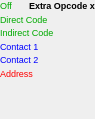
<?xml version="1.0" encoding="UTF-8"?>
<ui version="4.0">
 <class>ExtraOpcodeDefinitionWidget</class>
 <widget class="QWidget" name="ExtraOpcodeDefinitionWidget">
  <property name="geometry">
   <rect>
    <x>0</x>
    <y>0</y>
    <width>95</width>
    <height>119</height>
   </rect>
  </property>
  <property name="font">
   <font>
    <pointsize>7</pointsize>
    <italic>false</italic>
   </font>
  </property>
  <property name="windowTitle">
   <string>Form</string>
  </property>
  <layout class="QVBoxLayout" name="verticalLayout_2">
   <property name="spacing">
    <number>2</number>
   </property>
   <property name="margin">
    <number>0</number>
   </property>
   <item>
    <layout class="QVBoxLayout" name="verticalLayout">
     <property name="spacing">
      <number>2</number>
     </property>
     <item>
      <layout class="QHBoxLayout" name="horizontalLayout">
       <property name="spacing">
        <number>2</number>
       </property>
       <item>
        <widget class="QLabel" name="label">
         <property name="palette">
          <palette>
           <active>
            <colorrole role="WindowText">
             <brush brushstyle="SolidPattern">
              <color alpha="255">
               <red>0</red>
               <green>170</green>
               <blue>0</blue>
              </color>
             </brush>
            </colorrole>
            <colorrole role="Text">
             <brush brushstyle="SolidPattern">
              <color alpha="255">
               <red>0</red>
               <green>170</green>
               <blue>0</blue>
              </color>
             </brush>
            </colorrole>
           </active>
           <inactive>
            <colorrole role="WindowText">
             <brush brushstyle="SolidPattern">
              <color alpha="255">
               <red>0</red>
               <green>170</green>
               <blue>0</blue>
              </color>
             </brush>
            </colorrole>
            <colorrole role="Text">
             <brush brushstyle="SolidPattern">
              <color alpha="255">
               <red>0</red>
               <green>170</green>
               <blue>0</blue>
              </color>
             </brush>
            </colorrole>
           </inactive>
           <disabled>
            <colorrole role="WindowText">
             <brush brushstyle="SolidPattern">
              <color alpha="255">
               <red>159</red>
               <green>158</green>
               <blue>158</blue>
              </color>
             </brush>
            </colorrole>
            <colorrole role="Text">
             <brush brushstyle="SolidPattern">
              <color alpha="255">
               <red>159</red>
               <green>158</green>
               <blue>158</blue>
              </color>
             </brush>
            </colorrole>
           </disabled>
          </palette>
         </property>
         <property name="text">
          <string>Off</string>
         </property>
        </widget>
       </item>
       <item>
        <widget class="QLabel" name="lblHeading">
         <property name="font">
          <font>
           <weight>75</weight>
           <bold>true</bold>
          </font>
         </property>
         <property name="text">
          <string>Extra Opcode x</string>
         </property>
        </widget>
       </item>
      </layout>
     </item>
     <item>
      <widget class="QLabel" name="label_2">
       <property name="palette">
        <palette>
         <active>
          <colorrole role="WindowText">
           <brush brushstyle="SolidPattern">
            <color alpha="255">
             <red>0</red>
             <green>170</green>
             <blue>0</blue>
            </color>
           </brush>
          </colorrole>
          <colorrole role="Text">
           <brush brushstyle="SolidPattern">
            <color alpha="255">
             <red>0</red>
             <green>170</green>
             <blue>0</blue>
            </color>
           </brush>
          </colorrole>
         </active>
         <inactive>
          <colorrole role="WindowText">
           <brush brushstyle="SolidPattern">
            <color alpha="255">
             <red>0</red>
             <green>170</green>
             <blue>0</blue>
            </color>
           </brush>
          </colorrole>
          <colorrole role="Text">
           <brush brushstyle="SolidPattern">
            <color alpha="255">
             <red>0</red>
             <green>170</green>
             <blue>0</blue>
            </color>
           </brush>
          </colorrole>
         </inactive>
         <disabled>
          <colorrole role="WindowText">
           <brush brushstyle="SolidPattern">
            <color alpha="255">
             <red>159</red>
             <green>158</green>
             <blue>158</blue>
            </color>
           </brush>
          </colorrole>
          <colorrole role="Text">
           <brush brushstyle="SolidPattern">
            <color alpha="255">
             <red>159</red>
             <green>158</green>
             <blue>158</blue>
            </color>
           </brush>
          </colorrole>
         </disabled>
        </palette>
       </property>
       <property name="text">
        <string>Direct Code</string>
       </property>
      </widget>
     </item>
     <item>
      <widget class="QLabel" name="label_3">
       <property name="palette">
        <palette>
         <active>
          <colorrole role="WindowText">
           <brush brushstyle="SolidPattern">
            <color alpha="255">
             <red>0</red>
             <green>170</green>
             <blue>0</blue>
            </color>
           </brush>
          </colorrole>
          <colorrole role="Text">
           <brush brushstyle="SolidPattern">
            <color alpha="255">
             <red>0</red>
             <green>170</green>
             <blue>0</blue>
            </color>
           </brush>
          </colorrole>
         </active>
         <inactive>
          <colorrole role="WindowText">
           <brush brushstyle="SolidPattern">
            <color alpha="255">
             <red>0</red>
             <green>170</green>
             <blue>0</blue>
            </color>
           </brush>
          </colorrole>
          <colorrole role="Text">
           <brush brushstyle="SolidPattern">
            <color alpha="255">
             <red>0</red>
             <green>170</green>
             <blue>0</blue>
            </color>
           </brush>
          </colorrole>
         </inactive>
         <disabled>
          <colorrole role="WindowText">
           <brush brushstyle="SolidPattern">
            <color alpha="255">
             <red>159</red>
             <green>158</green>
             <blue>158</blue>
            </color>
           </brush>
          </colorrole>
          <colorrole role="Text">
           <brush brushstyle="SolidPattern">
            <color alpha="255">
             <red>159</red>
             <green>158</green>
             <blue>158</blue>
            </color>
           </brush>
          </colorrole>
         </disabled>
        </palette>
       </property>
       <property name="text">
        <string>Indirect Code</string>
       </property>
      </widget>
     </item>
     <item>
      <widget class="QLabel" name="label_4">
       <property name="palette">
        <palette>
         <active>
          <colorrole role="WindowText">
           <brush brushstyle="SolidPattern">
            <color alpha="255">
             <red>0</red>
             <green>0</green>
             <blue>255</blue>
            </color>
           </brush>
          </colorrole>
          <colorrole role="Text">
           <brush brushstyle="SolidPattern">
            <color alpha="255">
             <red>0</red>
             <green>0</green>
             <blue>255</blue>
            </color>
           </brush>
          </colorrole>
         </active>
         <inactive>
          <colorrole role="WindowText">
           <brush brushstyle="SolidPattern">
            <color alpha="255">
             <red>0</red>
             <green>0</green>
             <blue>255</blue>
            </color>
           </brush>
          </colorrole>
          <colorrole role="Text">
           <brush brushstyle="SolidPattern">
            <color alpha="255">
             <red>0</red>
             <green>0</green>
             <blue>255</blue>
            </color>
           </brush>
          </colorrole>
         </inactive>
         <disabled>
          <colorrole role="WindowText">
           <brush brushstyle="SolidPattern">
            <color alpha="255">
             <red>159</red>
             <green>158</green>
             <blue>158</blue>
            </color>
           </brush>
          </colorrole>
          <colorrole role="Text">
           <brush brushstyle="SolidPattern">
            <color alpha="255">
             <red>159</red>
             <green>158</green>
             <blue>158</blue>
            </color>
           </brush>
          </colorrole>
         </disabled>
        </palette>
       </property>
       <property name="text">
        <string>Contact 1</string>
       </property>
      </widget>
     </item>
     <item>
      <widget class="QLabel" name="label_5">
       <property name="palette">
        <palette>
         <active>
          <colorrole role="WindowText">
           <brush brushstyle="SolidPattern">
            <color alpha="255">
             <red>0</red>
             <green>0</green>
             <blue>255</blue>
            </color>
           </brush>
          </colorrole>
          <colorrole role="Text">
           <brush brushstyle="SolidPattern">
            <color alpha="255">
             <red>0</red>
             <green>0</green>
             <blue>255</blue>
            </color>
           </brush>
          </colorrole>
         </active>
         <inactive>
          <colorrole role="WindowText">
           <brush brushstyle="SolidPattern">
            <color alpha="255">
             <red>0</red>
             <green>0</green>
             <blue>255</blue>
            </color>
           </brush>
          </colorrole>
          <colorrole role="Text">
           <brush brushstyle="SolidPattern">
            <color alpha="255">
             <red>0</red>
             <green>0</green>
             <blue>255</blue>
            </color>
           </brush>
          </colorrole>
         </inactive>
         <disabled>
          <colorrole role="WindowText">
           <brush brushstyle="SolidPattern">
            <color alpha="255">
             <red>159</red>
             <green>158</green>
             <blue>158</blue>
            </color>
           </brush>
          </colorrole>
          <colorrole role="Text">
           <brush brushstyle="SolidPattern">
            <color alpha="255">
             <red>159</red>
             <green>158</green>
             <blue>158</blue>
            </color>
           </brush>
          </colorrole>
         </disabled>
        </palette>
       </property>
       <property name="text">
        <string>Contact 2</string>
       </property>
      </widget>
     </item>
     <item>
      <widget class="QLabel" name="label_6">
       <property name="palette">
        <palette>
         <active>
          <colorrole role="WindowText">
           <brush brushstyle="SolidPattern">
            <color alpha="255">
             <red>255</red>
             <green>0</green>
             <blue>0</blue>
            </color>
           </brush>
          </colorrole>
          <colorrole role="Text">
           <brush brushstyle="SolidPattern">
            <color alpha="255">
             <red>255</red>
             <green>0</green>
             <blue>0</blue>
            </color>
           </brush>
          </colorrole>
         </active>
         <inactive>
          <colorrole role="WindowText">
           <brush brushstyle="SolidPattern">
            <color alpha="255">
             <red>255</red>
             <green>0</green>
             <blue>0</blue>
            </color>
           </brush>
          </colorrole>
          <colorrole role="Text">
           <brush brushstyle="SolidPattern">
            <color alpha="255">
             <red>255</red>
             <green>0</green>
             <blue>0</blue>
            </color>
           </brush>
          </colorrole>
         </inactive>
         <disabled>
          <colorrole role="WindowText">
           <brush brushstyle="SolidPattern">
            <color alpha="255">
             <red>159</red>
             <green>158</green>
             <blue>158</blue>
            </color>
           </brush>
          </colorrole>
          <colorrole role="Text">
           <brush brushstyle="SolidPattern">
            <color alpha="255">
             <red>159</red>
             <green>158</green>
             <blue>158</blue>
            </color>
           </brush>
          </colorrole>
         </disabled>
        </palette>
       </property>
       <property name="text">
        <string>Address</string>
       </property>
      </widget>
     </item>
     <item>
      <widget class="QLabel" name="label_7">
       <property name="palette">
        <palette>
         <active>
          <colorrole role="WindowText">
           <brush brushstyle="SolidPattern">
            <color alpha="255">
             <red>255</red>
             <green>170</green>
             <blue>0</blue>
            </color>
           </brush>
          </colorrole>
          <colorrole role="Text">
           <brush brushstyle="SolidPattern">
            <color alpha="255">
             <red>255</red>
             <green>170</green>
             <blue>0</blue>
            </color>
           </brush>
          </colorrole>
         </active>
         <inactive>
          <colorrole role="WindowText">
           <brush brushstyle="SolidPattern">
            <color alpha="255">
             <red>255</red>
             <green>170</green>
             <blue>0</blue>
            </color>
           </brush>
          </colorrole>
          <colorrole role="Text">
           <brush brushstyle="SolidPattern">
            <color alpha="255">
             <red>255</red>
             <green>170</green>
             <blue>0</blue>
            </color>
           </brush>
          </colorrole>
         </inactive>
         <disabled>
          <colorrole role="WindowText">
           <brush brushstyle="SolidPattern">
            <color alpha="255">
             <red>159</red>
             <green>158</green>
             <blue>158</blue>
            </color>
           </brush>
          </colorrole>
          <colorrole role="Text">
           <brush brushstyle="SolidPattern">
            <color alpha="255">
             <red>159</red>
             <green>158</green>
             <blue>158</blue>
            </color>
           </brush>
          </colorrole>
         </disabled>
        </palette>
       </property>
       <property name="text">
        <string>&lt;OPC&gt;</string>
       </property>
      </widget>
     </item>
     <item>
      <widget class="QLabel" name="label_8">
       <property name="palette">
        <palette>
         <active>
          <colorrole role="WindowText">
           <brush brushstyle="SolidPattern">
            <color alpha="255">
             <red>255</red>
             <green>170</green>
             <blue>0</blue>
            </color>
           </brush>
          </colorrole>
          <colorrole role="Text">
           <brush brushstyle="SolidPattern">
            <color alpha="255">
             <red>255</red>
             <green>170</green>
             <blue>0</blue>
            </color>
           </brush>
          </colorrole>
         </active>
         <inactive>
          <colorrole role="WindowText">
           <brush brushstyle="SolidPattern">
            <color alpha="255">
             <red>255</red>
             <green>170</green>
             <blue>0</blue>
            </color>
           </brush>
          </colorrole>
          <colorrole role="Text">
           <brush brushstyle="SolidPattern">
            <color alpha="255">
             <red>255</red>
             <green>170</green>
             <blue>0</blue>
            </color>
           </brush>
          </colorrole>
         </inactive>
         <disabled>
          <colorrole role="WindowText">
           <brush brushstyle="SolidPattern">
            <color alpha="255">
             <red>159</red>
             <green>158</green>
             <blue>158</blue>
            </color>
           </brush>
          </colorrole>
          <colorrole role="Text">
           <brush brushstyle="SolidPattern">
            <color alpha="255">
             <red>159</red>
             <green>158</green>
             <blue>158</blue>
            </color>
           </brush>
          </colorrole>
         </disabled>
        </palette>
       </property>
       <property name="text">
        <string>&lt;ARG 1&gt;</string>
       </property>
      </widget>
     </item>
     <item>
      <widget class="QLabel" name="label_9">
       <property name="palette">
        <palette>
         <active>
          <colorrole role="WindowText">
           <brush brushstyle="SolidPattern">
            <color alpha="255">
             <red>255</red>
             <green>170</green>
             <blue>0</blue>
            </color>
           </brush>
          </colorrole>
          <colorrole role="Text">
           <brush brushstyle="SolidPattern">
            <color alpha="255">
             <red>255</red>
             <green>170</green>
             <blue>0</blue>
            </color>
           </brush>
          </colorrole>
         </active>
         <inactive>
          <colorrole role="WindowText">
           <brush brushstyle="SolidPattern">
            <color alpha="255">
             <red>255</red>
             <green>170</green>
             <blue>0</blue>
            </color>
           </brush>
          </colorrole>
          <colorrole role="Text">
           <brush brushstyle="SolidPattern">
            <color alpha="255">
             <red>255</red>
             <green>170</green>
             <blue>0</blue>
            </color>
           </brush>
          </colorrole>
         </inactive>
         <disabled>
          <colorrole role="WindowText">
           <brush brushstyle="SolidPattern">
            <color alpha="255">
             <red>159</red>
             <green>158</green>
             <blue>158</blue>
            </color>
           </brush>
          </colorrole>
          <colorrole role="Text">
           <brush brushstyle="SolidPattern">
            <color alpha="255">
             <red>159</red>
             <green>158</green>
             <blue>158</blue>
            </color>
           </brush>
          </colorrole>
         </disabled>
        </palette>
       </property>
       <property name="text">
        <string>&lt;ARG 2&gt;</string>
       </property>
      </widget>
     </item>
    </layout>
   </item>
  </layout>
 </widget>
 <resources/>
 <connections/>
</ui>
